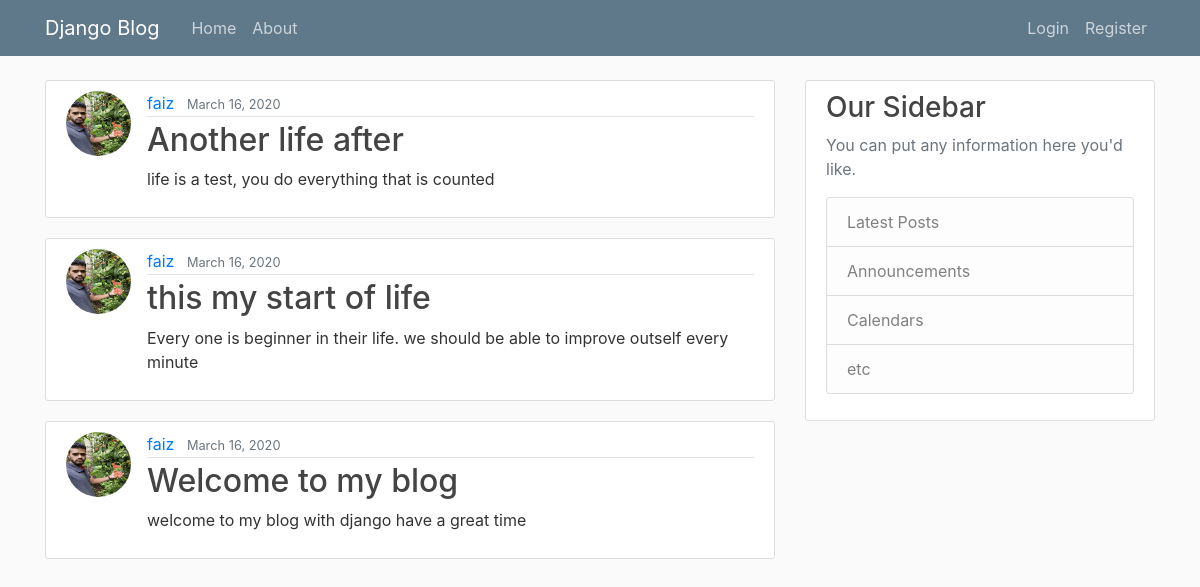
/, run on an earlier commit of the app's database.
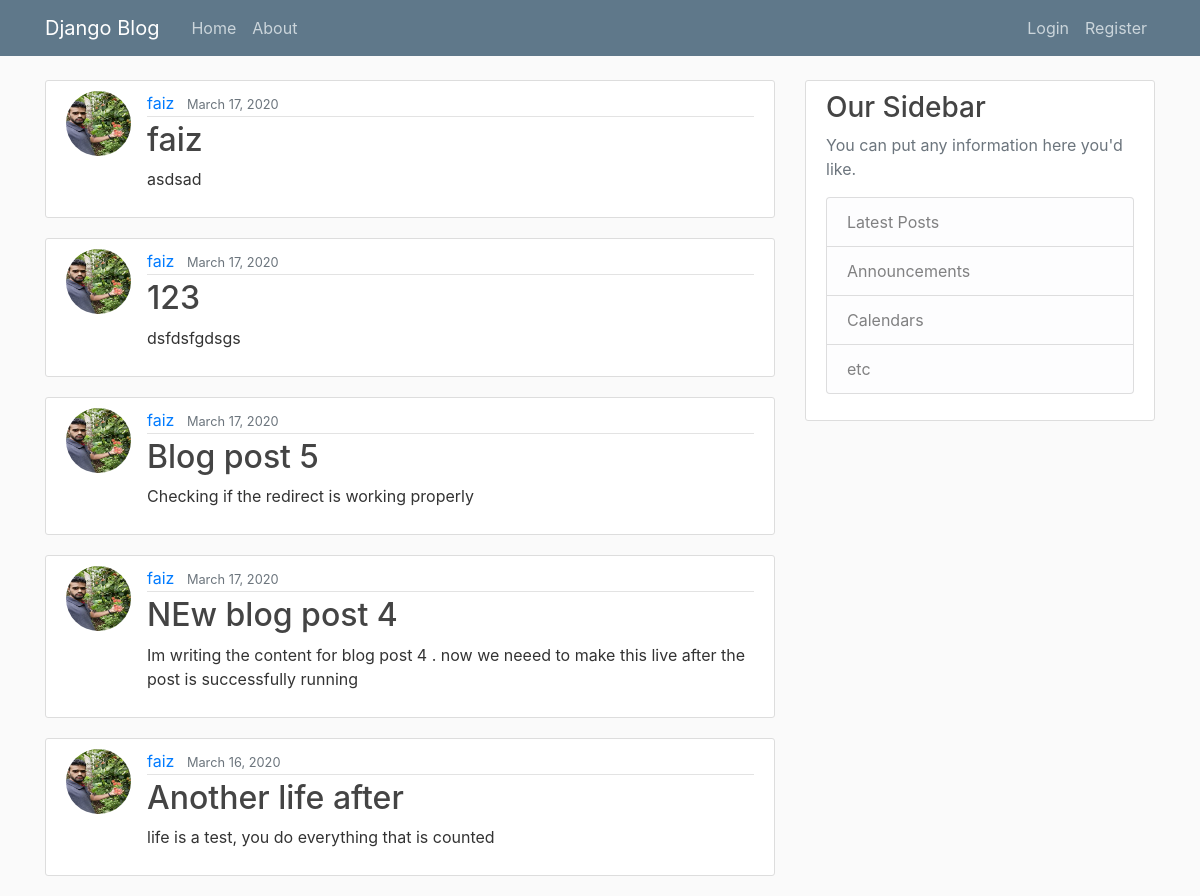
And on a later commit of the database.
### blog/models.py (models this page shows, shortened)
class Post(models.Model):
    title= models.CharField(max_length=100)
    content =models.TextField()
    date_posted=models.DateTimeField(default=timezone.now)
    auth = models.ForeignKey(User,on_delete=models.CASCADE)

### users/models.py (models this page shows, shortened)
class Profile(models.Model):
    user = models.OneToOneField(User,on_delete=models.CASCADE) ## if user is deleted , then delete profile
    image=models.ImageField(default='default.jpg', upload_to='profile_pics')

### blog/views.py (the view)
# urls.py: path('', PostListView.as_view(),name='blog-home'),
class PostListView(ListView):# working with a class based view
    model = Post
    template_name = "blog/home.html"
    context_object_name ="posts"
    ordering = ['-date_posted']
    paginate_by =5

### blog/templates/blog/home.html
{% extends 'blog/base.html' %}
{%block content%}
    {% for post in posts %}
       <article class="media content-section">
       <img class="rounded-circle article-img" src="{{post.auth.profile.image.url}}" alt="DP">
            <div class="media-body">
                <div class="article-metadata">
                <a class="mr-2" href="">{{ post.auth }}</a>
                <small class="text-muted">{{ post.date_posted|date:"F d, Y" }}</small>
                </div>
                <h2><a class="article-title" href="{% url 'post-detail' post.pk %}">{{ post.title }}</a></h2>
                <p class="article-content">{{ post.content }}</p>
            </div>
        </article>
    {% endfor %}
{% endblock content %}

What changed in the data, as far as the page shows it:
no longer on this page (row unchanged): Post: auth.profile.image (picture), auth "faiz", date_posted "March 16, 2020", title "this my start of life", content "Every one is beginner in their life. we should be able to improve outself every minute"
no longer on this page (row unchanged): Post: auth.profile.image (picture), auth "faiz", date_posted "March 16, 2020", title "Welcome to my blog", content "welcome to my blog with django have a great time"
added Post: auth.profile.image (picture), auth "faiz", date_posted "March 17, 2020", title "faiz", content "asdsad"
added Post: auth.profile.image (picture), auth "faiz", date_posted "March 17, 2020", title "123", content "dsfdsfgdsgs"
added Post: auth.profile.image (picture), auth "faiz", date_posted "March 17, 2020", title "Blog post 5", content "Checking if the redirect is working properly"
added Post: auth.profile.image (picture), auth "faiz", date_posted "March 17, 2020", title "NEw blog post 4", content "Im writing the content for blog post 4 . now we neeed to make this live after the post is successfully running"
